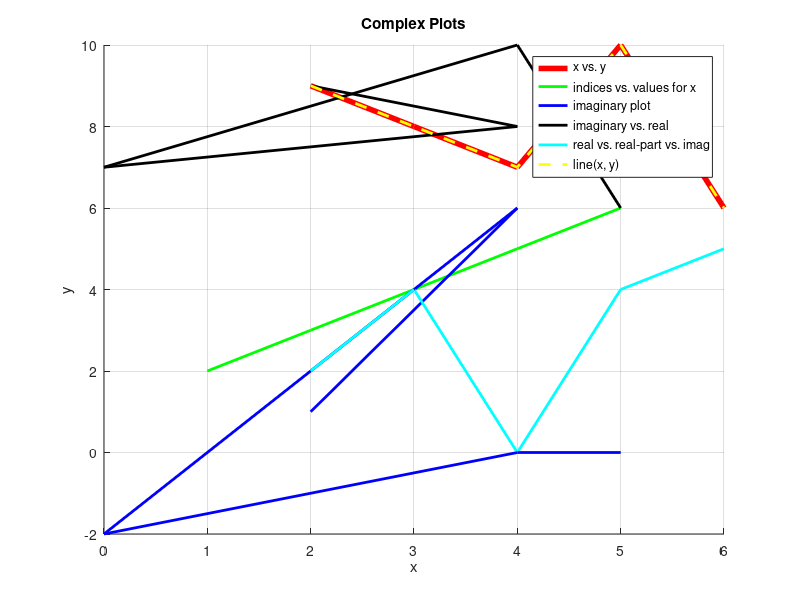

Source code (MATLAB):
#!/usr/bin/octave -q

% cmplxplot.m
% Date  : 16 September 2017
% Author: Ankit Pati

hold on;
grid on;

title('Complex Plots');
xlabel('x');
ylabel('y');

x = [ 2  3  4  5  6];
y = [ 9  8  7 10  6];
a = [2 + i, 4 + 6i, -2i, 4, 5];

plot(x, y, 'linewidth', 4, '-r', 'DisplayName', 'x vs. y');
plot(   x, 'linewidth', 2, '-g', 'DisplayName', 'indices vs. values for x');
plot(   a, 'linewidth', 2, '-b', 'DisplayName', 'imaginary plot');
plot(a, y, 'linewidth', 2, '-k', 'DisplayName', 'imaginary vs. real');

plot3(x, a, 'linewidth', 2, '-c', 'DisplayName', 'real vs. real-part vs. imag');

line(x, y, 'linewidth', 2, 'color', 'yellow', 'linestyle', '--',
                                 'DisplayName', 'line(x, y)');

legend('show');

drawnow();
input("Press enter to terminate...");

% end of cmplxplot.m
